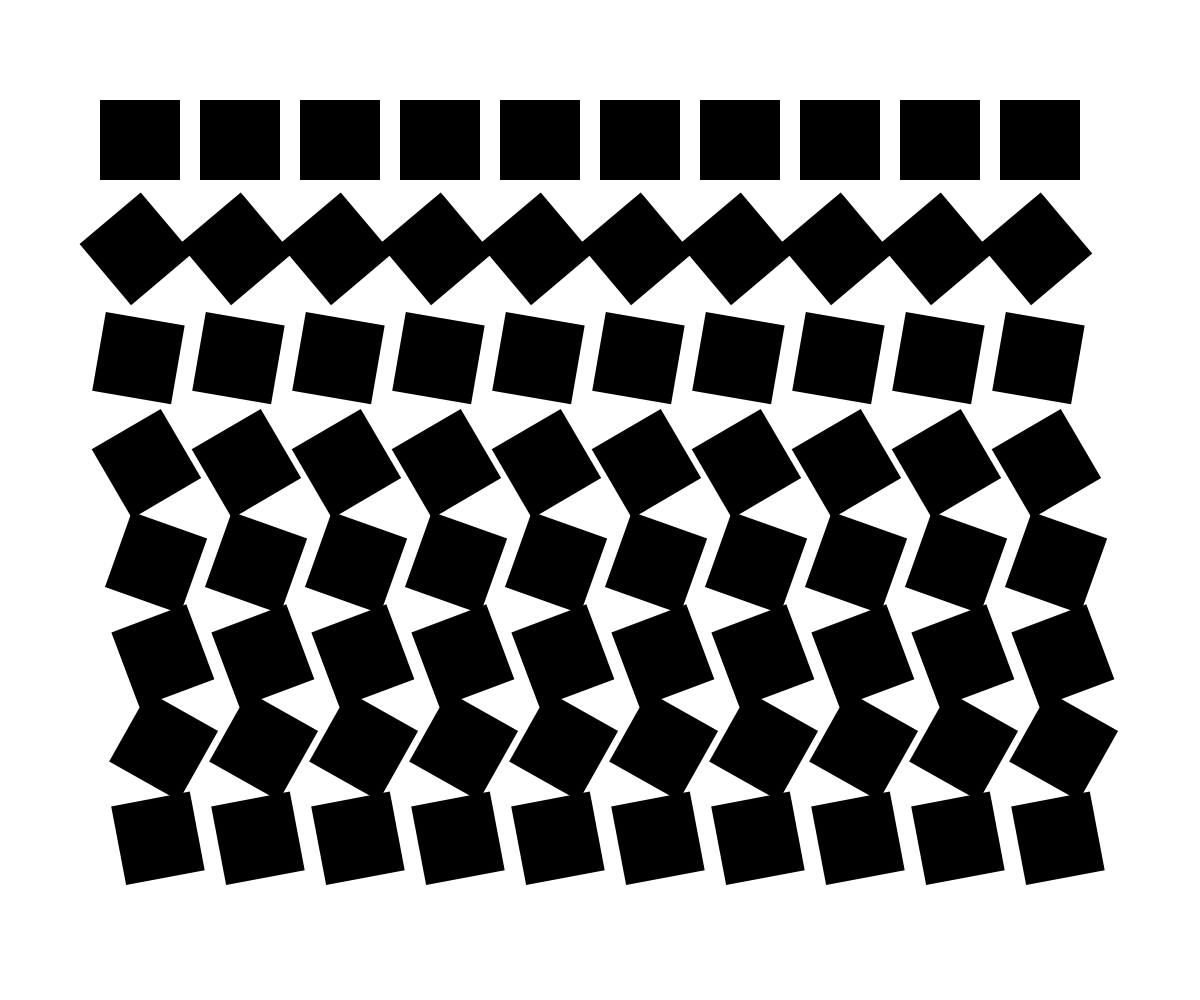
Frame 1 (no input)
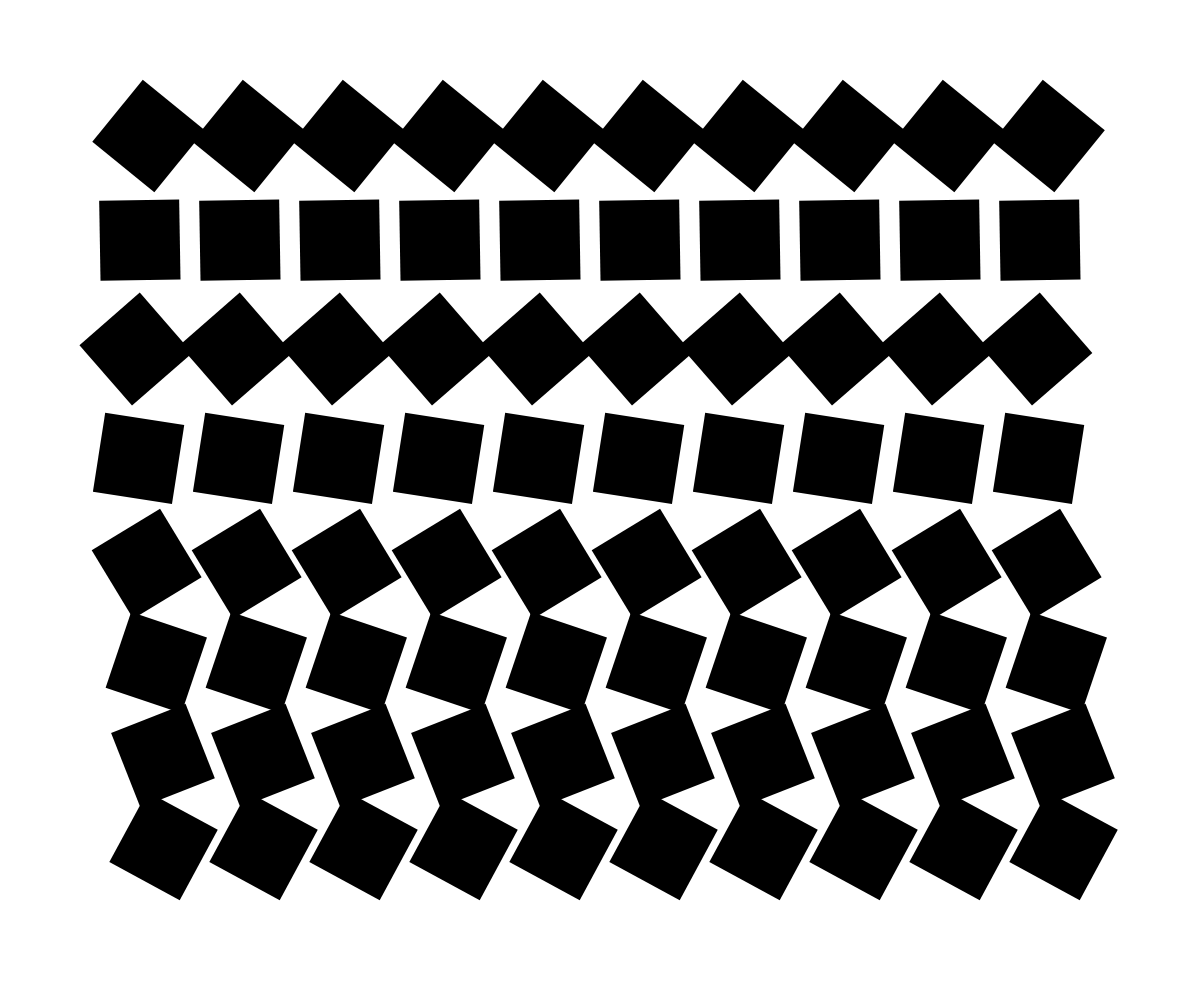
Frame 2 (the mouse pressed at the canvas centre, redrawn once)

The p5.js sketch that drew these frames (run headless with seeded random() and noise() and a simulated clock; the mouse was pressed at the canvas centre and the sketch redrawn once):

// p5.js sketch
// ── sketch.js
/*
Inspired by Georg Nees' Schotter

Based on a translation from Code as a Creative Medium:
https://github.com/CodeAsCreativeMedium/exercises/blob/main/02_iteration/15_recoding_schotter/schotter_js/schotter_js.js
*/

let angle = 0;
let cellSize;

function setup() {
  createCanvas(windowWidth, windowHeight);
  fill(0);
  noStroke()
}

function draw() {
  background(255);
  cellSize = min(width / 10, height / 10);

  for (let y = cellSize; y < height - cellSize; y += cellSize) {
    for (let x = cellSize; x < width - cellSize; x += cellSize) {
      push();
      translate(x + cellSize / 2, y + cellSize / 2);
      rotateAmount = -angle
      rotate(rotateAmount);
      square(-cellSize / 2, -cellSize / 2, cellSize-20);
      pop();
    }
    angle += .7;
  }
  noLoop();
}

function windowResized() {
  resizeCanvas(windowWidth, windowHeight);
  angle = 0;
}
